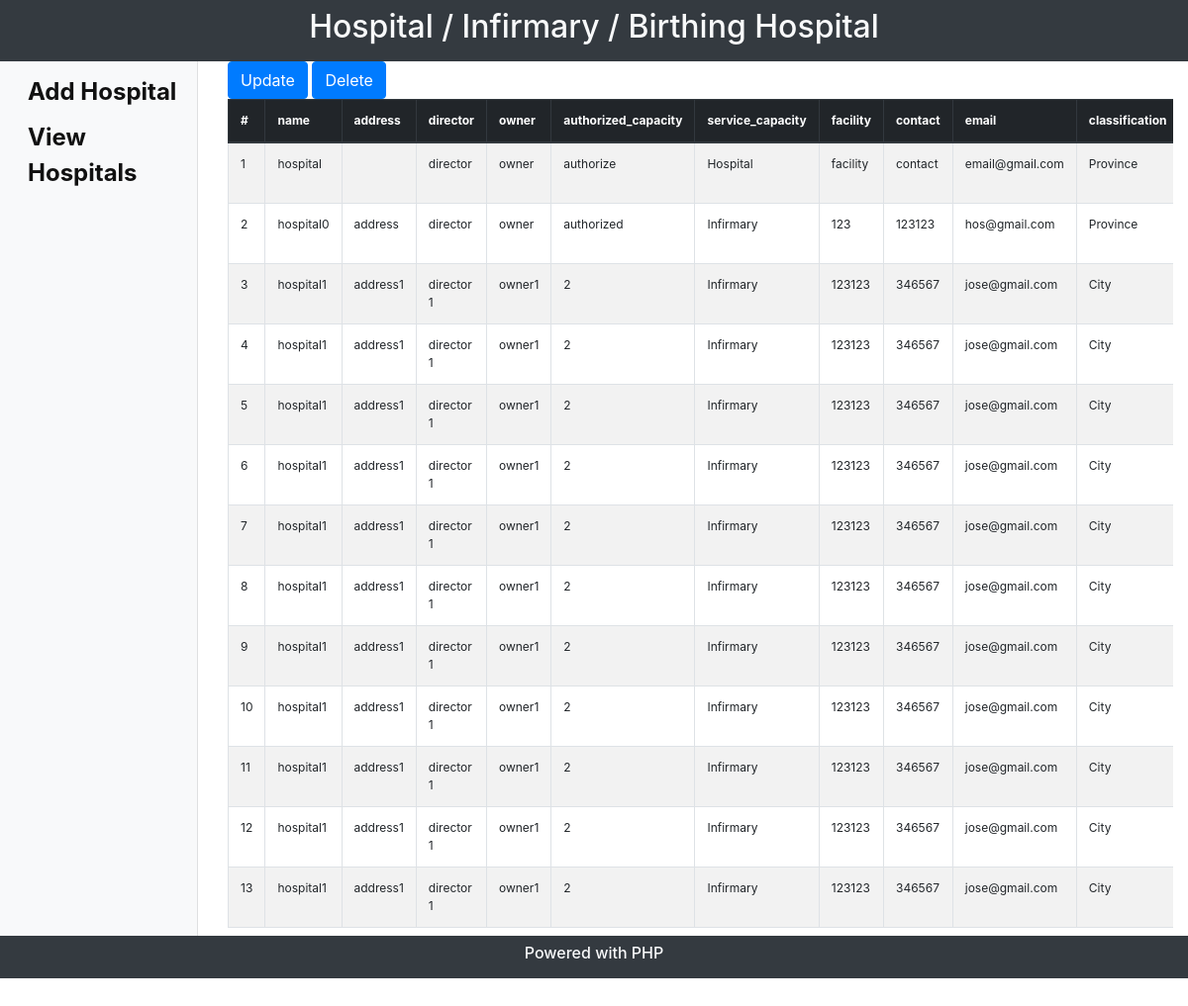
/index_view.php, run on an earlier commit of the app's database.
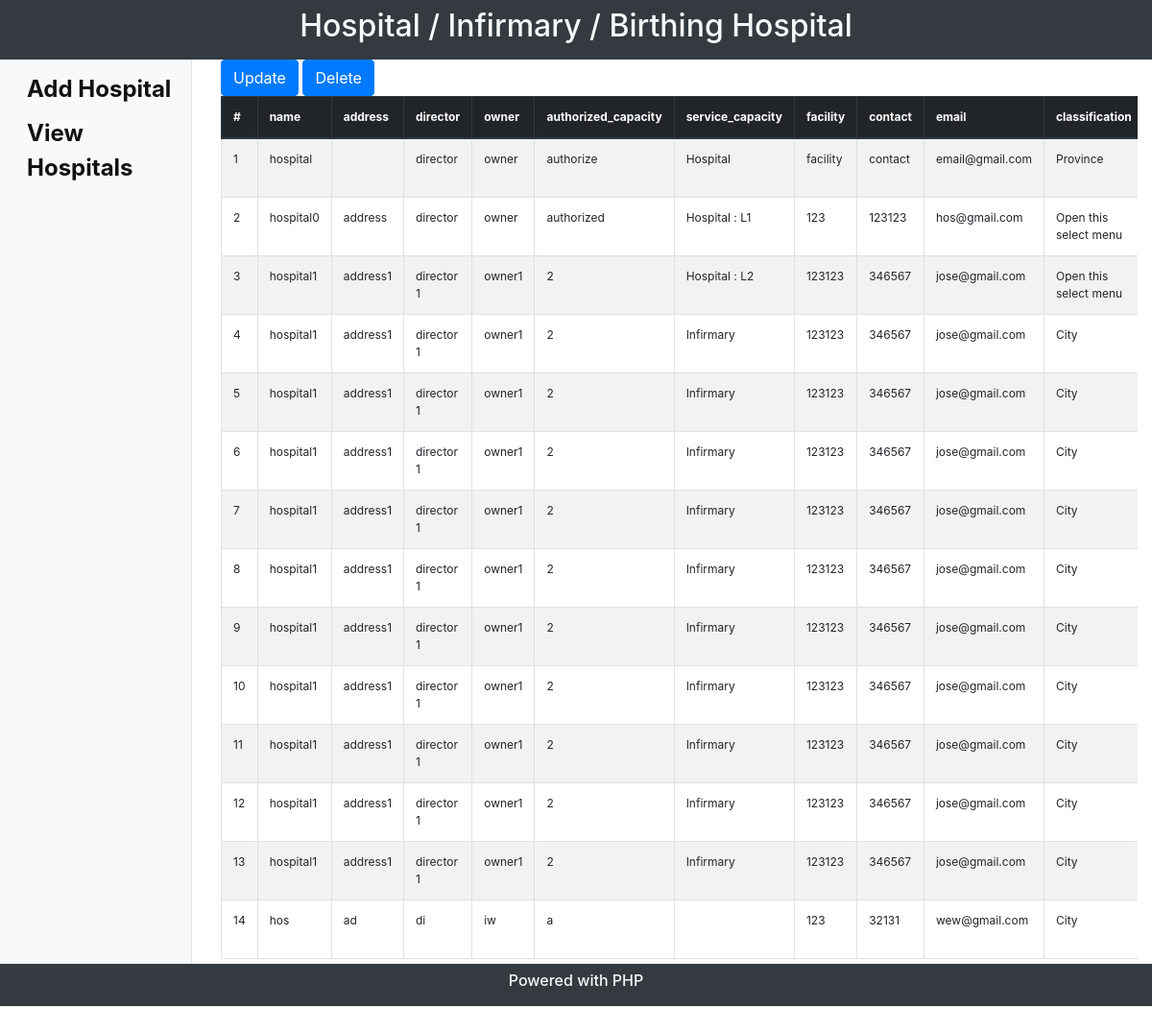
And on a later commit of the database.
### tables this page shows
CREATE TABLE `hospitalinfo` (
  `id` int(11) NOT NULL,
  `name` varchar(100) NOT NULL,
  `address` varchar(225) NOT NULL,
  `director` varchar(100) NOT NULL,
  `owner` varchar(100) NOT NULL,
  `authorized_capacity` varchar(100) NOT NULL,
  `service_capacity` varchar(100) NOT NULL,
  `facility` varchar(100) NOT NULL,
  `contact` varchar(100) NOT NULL,
  `email` varchar(100) NOT NULL,
  `classification` varchar(100) NOT NULL,
  `private` tinyint(1) NOT NULL,
  `clinical_lab` varchar(225) NOT NULL,
  `DTL` tinyint(1) NOT NULL,
  `HIV` tinyint(1) NOT NULL,
  `pharmacy` tinyint(1) NOT NULL,
  `xray` varchar(225) NOT NULL,
  `BSF` varchar(225) NOT NULL,
  `dialysis` varchar(100) NOT NULL,
  `water_testing_lab` varchar(225) NOT NULL,
  `LTO_cert` varchar(225) NOT NULL,
  `license` varchar(225) NOT NULL,
  `date_monitoring` varchar(225) NOT NULL,
  `NOV` tinyint(1) NOT NULL,
  `conformed_issued` tinyint(1) NOT NULL,
  `date_deadline` varchar(225) NOT NULL
);

### viewHospitals.php (called while the page is built, shortened)
<?php
  require 'connect.php';
try
  {
    global $conn;
    $sql = $conn->query("SELECT * FROM hospitalinfo");
  }
catch(PDOException $e)
  {
    echo "View failed: " . $e->getMessage();
  }
?>

### index_view.php (the view, shortened to what this page needs)
<?php include 'toplayout.php' ?>
<?php include 'viewHospitals.php' ?>
    <div class="col" >
      <button type="button" name="button" id="updateBtn" class="btn btn-primary">Update</button>
      <button type="button" name="button" id="deleteBtn" class="btn btn-primary">Delete</button>
    </div>
    <div class="col-12" style="overflow:scroll;height:80vh;">
      <table class="table table-bordered table-striped hlist">
        <thead class="thead-dark">
          <tr>
            <th>#                     </th>
            <th>name                  </th>
            <th>address               </th>
            <th>director              </th>
            <th>owner                 </th>
            <th>authorized_capacity   </th>
            <th>service_capacity      </th>
            <th>facility              </th>
            <th>contact               </th>
            <th>email                 </th>
            <th>classification        </th>
          </tr>
        </thead>
        <tbody>
          <?php
            foreach ($sql as $row)
            {
              echo "<tr>";
              echo "<td class='ids'>" . $row['id'                 ] . "</td> \n";
              echo "<td>" . $row['name'               ] . "</td> \n";
              echo "<td>" . $row['address'            ] . "</td> \n";
              echo "<td>" . $row['director'           ] . "</td> \n";
              echo "<td>" . $row['owner'              ] . "</td> \n";
              echo "<td>" . $row['authorized_capacity'] . "</td> \n";
              echo "<td>" . $row['service_capacity'   ] . "</td> \n";
              echo "<td>" . $row['facility'           ] . "</td> \n";
              echo "<td>" . $row['contact'            ] . "</td> \n";
              echo "<td>" . $row['email'              ] . "</td> \n";
              echo "<td>" . $row['classification'     ] . "</td> \n";
              echo "</tr>";
            }
          ?>
        </tbody>
      </table>
    </div>
<?php include 'bottomlayout.php' ?>

### toplayout.php (shortened to what this page needs)
<!DOCTYPE html>
<html lang="en" dir="ltr">
<head>
  <link rel="stylesheet" href="css/bootstrap.min.css">
  <link rel="stylesheet" href="css/mycss.css">
</head>
<body style="height:100vh;">
  <div class="container-fluid bg-dark" style="position:sticky;top:0;z-index:1000;left:0;">
    <div class="d-flex justify-content-center text-light p-2">
      <h2>Hospital / Infirmary / Birthing Hospital</h2>
    </div>
  </div>
  <div class="container-fluid">
    <div class="row">
      <nav class="nav flex-column col-md-2 sidebar p-2 bg-light">
        <div class="sticky nav flex-column">
          <a href="index.php">Add Hospital</a>
          <a href="index_view.php">View Hospitals</a>
        </div>
      </nav>
      <div class="main-form ml-auto col-md-10 ">

### bottomlayout.php
        </div>
    </div>
  </div>
  <div class="container-fluid bg-dark" >
    <div class="d-flex justify-content-center text-light p-2"  >
      <h6>Powered with PHP</h6>
    </div>
  </div>
  </body>
</html>

### css/mycss.css (style rules this page uses)
.sidebar { box-shadow: inset -1px 0 0 rgba(0, 0, 0, .1); }
.sticky { position: sticky; top:62px; }
.sticky a { padding: 5px; padding-left:20px; font-weight: bold; color: #111111; font-size: 1.5em; }
table.hlist thead tr, table.hlist tbody tr { font-size: 12px; }
table.hlist th { position: sticky; top:0; }

What changed in the data, as far as the page shows it:
changed hospitalinfo "hospital0": service_capacity "Infirmary" → "Hospital : L1"; classification "Province" → "Open this select menu"
changed hospitalinfo id 3: service_capacity "Infirmary" → "Hospital : L2"; classification "City" → "Open this select menu"
added hospitalinfo: id "14", name "hos", address "ad", director "di", owner "iw", authorized_capacity "a", facility "123", contact "32131", email "wew@gmail.com", classification "City"
